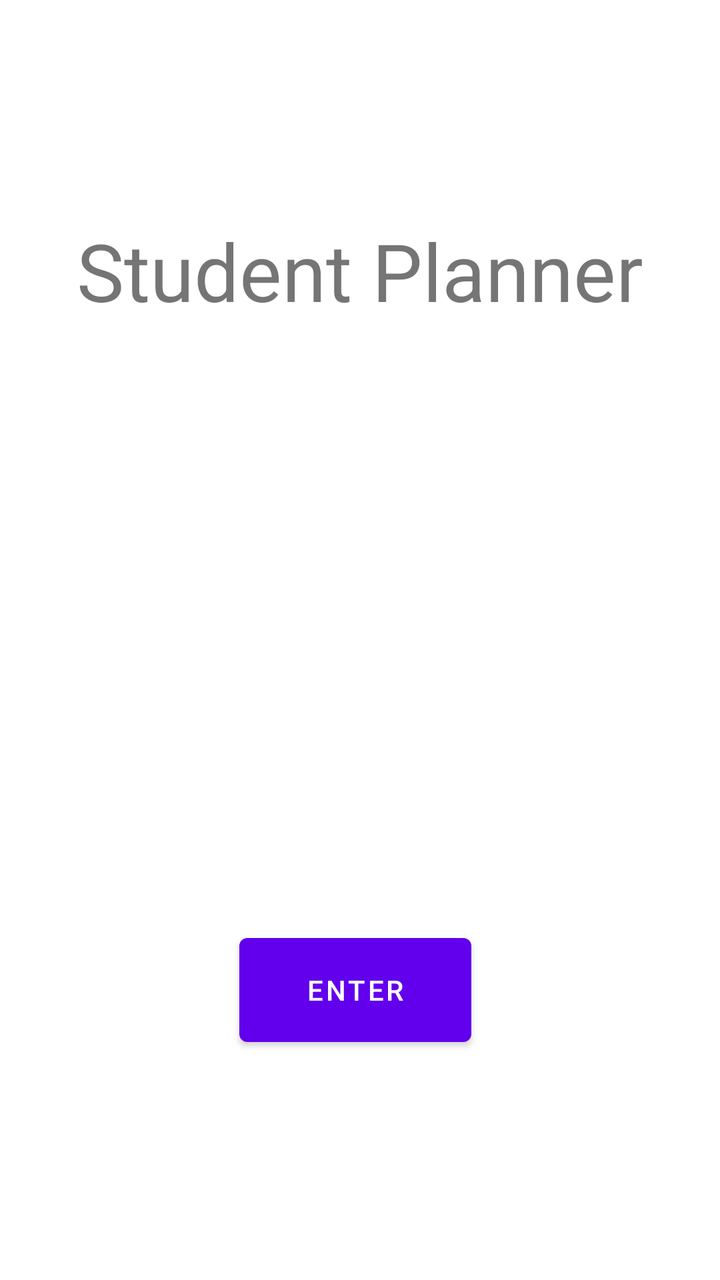
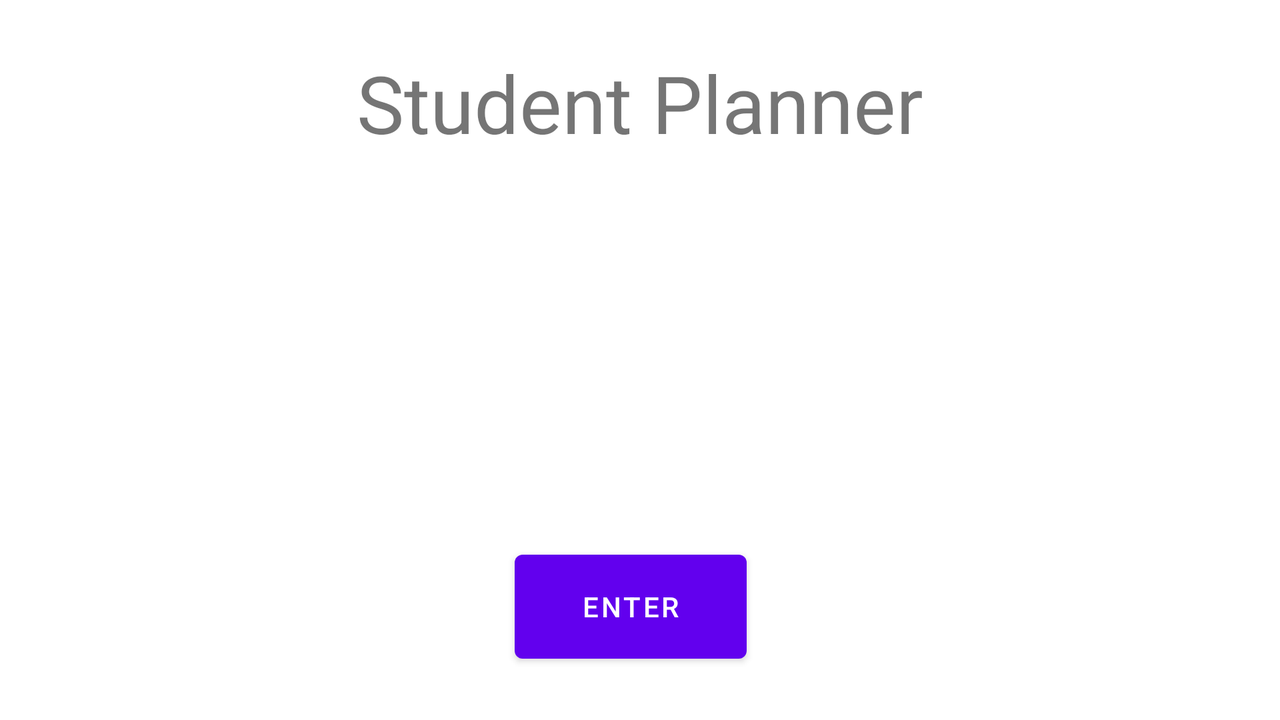

An Android layout and its configuration variant, each rendered on a device that would load it. The default file and the variant file are quoted in full after the pictures.
<!-- AndroidManifest.xml: application theme Theme.StudentPlanner -->
<!-- res/layout/activity_main.xml -->
<?xml version="1.0" encoding="utf-8"?>
<androidx.constraintlayout.widget.ConstraintLayout xmlns:android="http://schemas.android.com/apk/res/android"
    xmlns:app="http://schemas.android.com/apk/res-auto"
    xmlns:tools="http://schemas.android.com/tools"
    android:layout_width="match_parent"
    android:layout_height="match_parent"
    tools:context=".controllers.MainActivity">

    <Button
        android:id="@+id/button"
        android:layout_width="116dp"
        android:layout_height="64dp"
        android:onClick="EnterHere"
        android:text="Enter"
        app:layout_constraintBottom_toBottomOf="parent"
        app:layout_constraintEnd_toEndOf="parent"
        app:layout_constraintHorizontal_bias="0.491"
        app:layout_constraintStart_toStartOf="parent"
        app:layout_constraintTop_toTopOf="parent"
        app:layout_constraintVertical_bias="0.804" />

    <ImageView
        android:id="@+id/imageView"
        android:layout_width="164dp"
        android:layout_height="144dp"
        app:layout_constraintBottom_toBottomOf="parent"
        app:layout_constraintEnd_toEndOf="parent"
        app:layout_constraintStart_toStartOf="parent"
        app:layout_constraintTop_toBottomOf="@+id/textView"
        app:layout_constraintVertical_bias="0.311"
        app:srcCompat="@drawable/baseline_waves_24" />

    <TextView
        android:id="@+id/textView"
        android:layout_width="wrap_content"
        android:layout_height="wrap_content"
        android:text="Student Planner"
        android:textSize="40dp"
        app:layout_constraintBottom_toBottomOf="parent"
        app:layout_constraintEnd_toEndOf="parent"
        app:layout_constraintHorizontal_bias="0.501"
        app:layout_constraintStart_toStartOf="parent"
        app:layout_constraintTop_toTopOf="parent"
        app:layout_constraintVertical_bias="0.185" />
</androidx.constraintlayout.widget.ConstraintLayout>
<!-- resources referenced by this layout -->
<resources>
  <style name="Theme.StudentPlanner" parent="Theme.MaterialComponents.DayNight.DarkActionBar">
          
          <item name="colorPrimary">@color/purple_500</item>
          <item name="colorPrimaryVariant">@color/purple_700</item>
          <item name="colorOnPrimary">@color/white</item>
          
          <item name="colorSecondary">@color/teal_200</item>
          <item name="colorSecondaryVariant">@color/teal_700</item>
          <item name="colorOnSecondary">@color/black</item>
          
          <item name="android:statusBarColor">?attr/colorPrimaryVariant</item>
          
      </style>
</resources>
<!-- res/layout-land/activity_main.xml (the repository's variant of the layout above) -->
<!-- drawn on the phone turned sideways -->
<?xml version="1.0" encoding="utf-8"?>
<androidx.constraintlayout.widget.ConstraintLayout xmlns:android="http://schemas.android.com/apk/res/android"
    xmlns:app="http://schemas.android.com/apk/res-auto"
    xmlns:tools="http://schemas.android.com/tools"
    android:layout_width="match_parent"
    android:layout_height="match_parent"
    tools:context=".controllers.MainActivity">

    <Button
        android:id="@+id/button"
        android:layout_width="116dp"
        android:layout_height="64dp"
        android:onClick="EnterHere"
        android:text="Enter"
        app:layout_constraintBottom_toBottomOf="parent"
        app:layout_constraintEnd_toEndOf="parent"
        app:layout_constraintHorizontal_bias="0.491"
        app:layout_constraintStart_toStartOf="parent"
        app:layout_constraintTop_toBottomOf="@+id/imageView"
        app:layout_constraintVertical_bias="0.804" />

    <ImageView
        android:id="@+id/imageView"
        android:layout_width="164dp"
        android:layout_height="144dp"
        app:layout_constraintBottom_toTopOf="@+id/button"
        app:layout_constraintEnd_toEndOf="parent"
        app:layout_constraintHorizontal_bias="0.499"
        app:layout_constraintStart_toStartOf="parent"
        app:layout_constraintTop_toBottomOf="@+id/textView"
        app:layout_constraintVertical_bias="0.311"
        app:srcCompat="@drawable/baseline_menu_book_24" />

    <TextView
        android:id="@+id/textView"
        android:layout_width="wrap_content"
        android:layout_height="wrap_content"
        android:text="Student Planner"
        android:textSize="40dp"
        app:layout_constraintBottom_toTopOf="@id/imageView"
        app:layout_constraintEnd_toEndOf="parent"
        app:layout_constraintStart_toStartOf="parent"
        app:layout_constraintTop_toTopOf="parent"
        app:layout_constraintVertical_bias="0.134" />
</androidx.constraintlayout.widget.ConstraintLayout>
